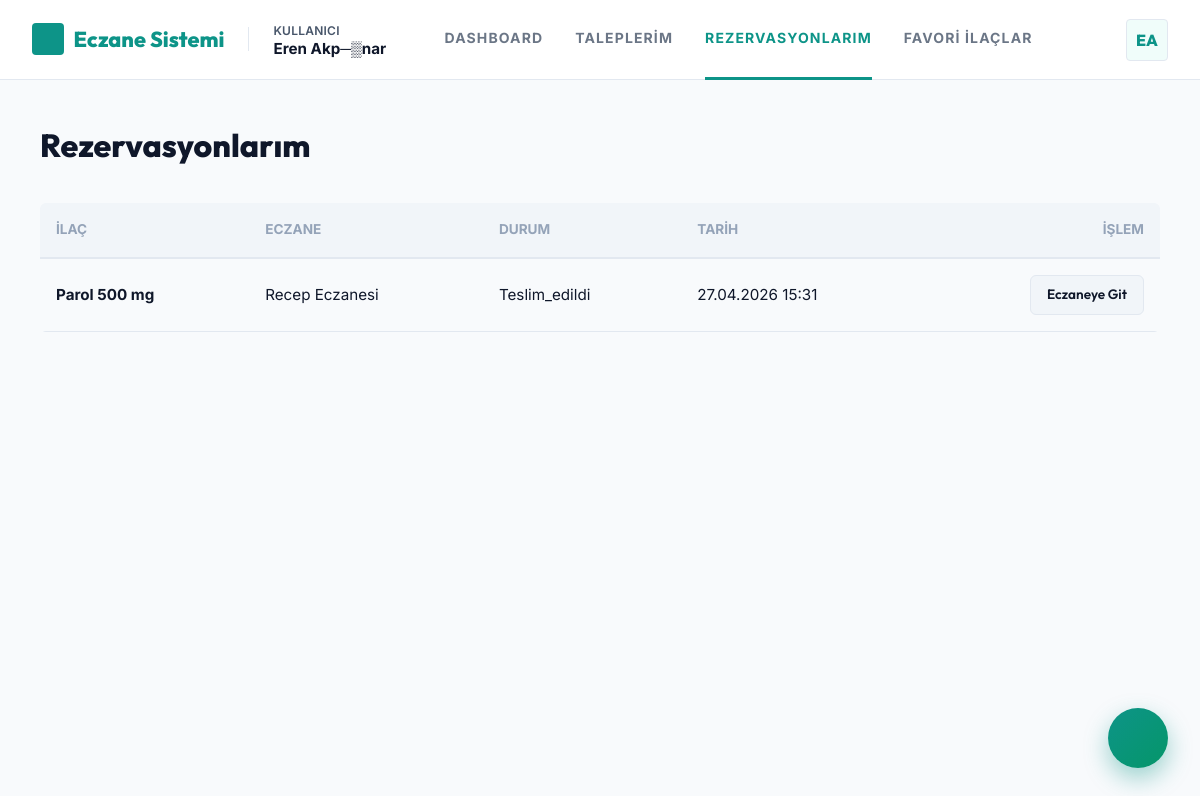
Screenshot of /user/reservations.php (signed in) with the database file from the repository.
### tables this page shows
CREATE TABLE `ayirtmalar` (
  `id` int(11) NOT NULL AUTO_INCREMENT,
  `kullanici_id` int(11) NOT NULL,
  `eczane_id` int(11) NOT NULL,
  `ilac_id` int(11) NOT NULL,
  `notlar` text DEFAULT NULL,
  `durum` enum('beklemede','onaylandi','reddedildi','teslim_edildi','iptal') DEFAULT 'beklemede',
  `olusturma_tarihi` datetime DEFAULT current_timestamp(),
  `guncelleme_tarihi` datetime DEFAULT current_timestamp() ON UPDATE current_timestamp(),
  PRIMARY KEY (`id`),
  KEY `fk_ayirtma_kullanici` (`kullanici_id`),
  KEY `fk_ayirtma_eczane` (`eczane_id`),
  KEY `fk_ayirtma_ilac` (`ilac_id`),
  CONSTRAINT `fk_ayirtma_eczane` FOREIGN KEY (`eczane_id`) REFERENCES `eczaneler` (`id`) ON DELETE CASCADE,
  CONSTRAINT `fk_ayirtma_ilac` FOREIGN KEY (`ilac_id`) REFERENCES `ilaclar` (`id`) ON DELETE CASCADE,
  CONSTRAINT `fk_ayirtma_kullanici` FOREIGN KEY (`kullanici_id`) REFERENCES `kullanicilar` (`id`) ON DELETE CASCADE
);

CREATE TABLE `ilaclar` (
  `id` int(11) NOT NULL AUTO_INCREMENT,
  `kategori_id` int(11) NOT NULL,
  `ad` varchar(200) NOT NULL,
  `barkod` varchar(50) DEFAULT NULL,
  `etken_madde` varchar(200) DEFAULT NULL,
  `aciklama` text DEFAULT NULL,
  `resim` varchar(255) DEFAULT NULL,
  `aktif` tinyint(1) NOT NULL DEFAULT 1,
  `olusturma` datetime NOT NULL DEFAULT current_timestamp(),
  PRIMARY KEY (`id`),
  UNIQUE KEY `barkod` (`barkod`),
  KEY `fk_ilac_kategori` (`kategori_id`),
  CONSTRAINT `fk_ilac_kategori` FOREIGN KEY (`kategori_id`) REFERENCES `kategoriler` (`id`) ON UPDATE CASCADE
);

CREATE TABLE `eczaneler` (
  `id` int(11) NOT NULL AUTO_INCREMENT,
  `kullanici_id` int(11) NOT NULL,
  `eczane_adi` varchar(200) NOT NULL,
  `adres` text NOT NULL,
  `sehir` varchar(100) NOT NULL,
  `ilce` varchar(100) NOT NULL,
  `telefon` varchar(20) DEFAULT NULL,
  `enlem` decimal(10,8) DEFAULT NULL,
  `boylam` decimal(11,8) DEFAULT NULL,
  `harita_linki` varchar(500) DEFAULT NULL,
  `calisma_saatleri` varchar(100) DEFAULT '09:00 - 19:00',
  `nobetci` tinyint(1) NOT NULL DEFAULT 0,
  `durum` enum('beklemede','onaylandi','reddedildi') NOT NULL DEFAULT 'beklemede',
  `belge_dosyasi` varchar(255) DEFAULT NULL,
  `red_nedeni` text DEFAULT NULL,
  `olusturma` datetime NOT NULL DEFAULT current_timestamp(),
  `guncelleme` datetime NOT NULL DEFAULT current_timestamp() ON UPDATE current_timestamp(),
  `slug` varchar(100) DEFAULT NULL,
  `hakkimizda` text DEFAULT NULL,
  `banner_resmi` varchar(255) DEFAULT NULL,
  `tema_rengi` varchar(7) DEFAULT '#6366f1',
  `vitrin_aktif` tinyint(1) DEFAULT 0,
  PRIMARY KEY (`id`),
  UNIQUE KEY `kullanici_id` (`kullanici_id`),
  UNIQUE KEY `slug` (`slug`),
  CONSTRAINT `fk_eczane_kullanici` FOREIGN KEY (`kullanici_id`) REFERENCES `kullanicilar` (`id`) ON DELETE CASCADE ON UPDATE CASCADE
);

### core/db.php (called while the page is built, shortened)
<?php
class Veritabani {
    private static ?PDO $baglanti = null;
    public static function baglan(): PDO {
        if (self::$baglanti === null) {
            $dsn = "mysql:host=" . DB_HOST . ";port=" . DB_PORT . ";dbname=" . DB_NAME . ";charset=" . DB_CHARSET;
            $secenekler = [
                PDO::ATTR_ERRMODE            => PDO::ERRMODE_EXCEPTION,
                PDO::ATTR_DEFAULT_FETCH_MODE => PDO::FETCH_ASSOC,
                PDO::ATTR_EMULATE_PREPARES   => false,
                PDO::MYSQL_ATTR_INIT_COMMAND => "SET NAMES " . DB_CHARSET . " COLLATE " . DB_CHARSET . "_general_ci",
            ];
            try {
                self::$baglanti = new PDO($dsn, DB_USER, DB_PASS, $secenekler);
            } catch (PDOException $e) {
                error_log("Veritabanı Hatası: " . $e->getMessage());
                die('<div style="font-family:sans-serif; text-align:center; padding:5rem; color:#64748b;">
                    <h1 style="color:#0f172a;">⚠ Veritabanı Bağlantı Hatası</h1>
                    <p>Sistem şu anda geçici bir teknik sorun nedeniyle erişilemez durumda.</p>
                </div>');
            }
        }
        return self::$baglanti;
    }
}
function db(): PDO {
    return Veritabani::baglan();
}

### includes/helpers.php (called while the page is built, shortened)
<?php
if (!function_exists('e')) {
    function e(string $metin): string
    {
        return htmlspecialchars($metin, ENT_QUOTES | ENT_HTML5, 'UTF-8');
    }
}

### user/reservations.php (the view, shortened to what this page needs)
<?php
require_once __DIR__ . '/../core/db.php';
$kid = mevcutKullaniciId();
$stmt = db()->prepare("
    SELECT r.*, e.eczane_adi, e.telefon AS eczane_tel, i.ad AS ilac_adi
    FROM ayirtmalar r
    JOIN eczaneler e ON e.id = r.eczane_id
    JOIN ilaclar i ON i.id = r.ilac_id
    WHERE r.kullanici_id = ?
    ORDER BY r.olusturma_tarihi DESC
");
$stmt->execute([$kid]);
$reservations = $stmt->fetchAll();
include __DIR__ . '/../includes/header.php';
?>
<main class="ana-icerik">
    <div class="sayfa-baslik">
        <h1><?= svgIkon('activity') ?> Rezervasyonlarım</h1>
    </div>
    <?php if (empty($reservations)): ?>
        <div class="kart" style="padding: 5rem 2rem; text-align: center; background: white; border-radius: var(--yaricap-lg); border: 1px solid var(--kenar-rengi);">
            <div style="font-size: 4rem; color: var(--metin-uc); margin-bottom: 1.5rem;"><?= svgIkon('clock') ?></div>
            <h2 style="color: var(--metin-birincil); margin-bottom: 0.5rem;">Henüz bir rezervasyonunuz yok</h2>
            <p style="color: var(--metin-ikincil); max-width: 500px; margin: 0 auto 2rem;">
                İhtiyacınız olan ilaçları eczanelerden ayırtarak kendinize ayırabilirsiniz.
            </p>
            <a href="index.php" class="btn btn-birincil">İlaç Bulmaya Başla</a>
        </div>
    <?php else: ?>
        <div class="tablo-sarici">
            <table class="tablo">
                <thead>
                    <tr>
                        <th>İlaç</th>
                        <th>Eczane</th>
                        <th>Durum</th>
                        <th>Tarih</th>
                        <th style="text-align: right;">İşlem</th>
                    </tr>
                </thead>
                <tbody>
                    <?php foreach ($reservations as $r): ?>
                        <tr>
                            <td><strong><?= e($r['ilac_adi']) ?></strong></td>
                            <td>
                                <?= e($r['eczane_adi']) ?><br>
                            </td>
                            <td>
                                <?php
                                $renk = match($r['durum']) {
                                    'beklemede' => 'rozet-gri',
                                    'onaylandi' => 'rozet-mavi',
                                    'teslim_edildi' => 'rozet-yesil',
                                    'reddedildi', 'iptal' => 'rozet-kirmizi',
                                    default => 'rozet-gri'
                                };
                                ?>
                                <span class="rozet <?= $renk ?>"><?= e(ucfirst($r['durum'])) ?></span>
                            </td>
                            <td><?= date('d.m.Y H:i', strtotime($r['olusturma_tarihi'])) ?></td>
                            <td style="text-align: right;">
                                <a href="eczane_detay.php?id=<?= $r['eczane_id'] ?>" class="btn btn-gri btn-sm">Eczaneye Git</a>
                            </td>
                        </tr>
                    <?php endforeach; ?>
                </tbody>
            </table>
        </div>
    <?php endif; ?>
</main>
<?php include __DIR__ . '/../includes/footer.php'; ?>

### assets/css/style.css (style rules this page uses)
:root { --font-govde: 'Inter', system-ui, -apple-system, sans-serif; --font-baslik: 'Outfit', 'Inter', system-ui, sans-serif; --renk-birincil: #0d9488; --renk-birincil-koyu: #0f766e; --renk-birincil-acik: #f0fdfa; --renk-ikincil: #0f172a; --renk-ikincil-acik: #f8fafc; --arkaplan: #f8fafc; --arkaplan-kart: #ffffff; --arkaplan-duz: #ffffff; --arkaplan-hover: #f1f5f9; --kenar-rengi: #e2e8f0; --metin-birincil: #0f172a; --metin-ikincil: #475569; --metin-uc: #94a3b8; --renk-basari: #10b981; --renk-basari-bg: #ecfdf5; --renk-uyari: #f59e0b; --renk-uyari-bg: #fffbeb; --renk-tehlike: #ef4444; --renk-tehlike-bg: #fef2f2; --renk-bilgi: #3b82f6; --renk-bilgi-bg: #eff6ff; --golge-hafif: 0 1px 3px 0 rgba(0, 0, 0, 0.1), 0 1px 2px 0 rgba(0, 0, 0, 0.06); --golge-orta: 0 4px 6px -1px rgba(0, 0, 0, 0.1), 0 2px 4px -1px rgba(0, 0, 0, 0.06); --golge-koyu: 0 10px 15px -3px rgba(0, 0, 0, 0.1), 0 4px 6px -2px rgba(0, 0, 0, 0.05); --yaricap-sm: 6px; --yaricap: 10px; --yaricap-lg: 16px; --yaricap-pill: 9999px; --gecis: all 0.3s cubic-bezier(0.4, 0, 0.2, 1); --gecis-hizli: all 0.15s ease; --sidebar-genislik: 280px; --navbar-yukseklik: 80px; }
*, *::before, *::after { box-sizing: border-box; margin: 0; padding: 0; }
html { scroll-behavior: smooth; }
body { font-family: var(--font-govde); color: var(--metin-birincil); line-height: 1.6; font-size: 0.95rem; -webkit-font-smoothing: antialiased; transition: background 0.4s ease, color 0.4s ease; background: var(--arkaplan); }
h1, h2, h3, h4, h5, h6 { font-family: var(--font-baslik); color: var(--metin-birincil); }
.sayfa-baslik { margin-bottom: 2rem; display: flex; justify-content: space-between; align-items: center; }
.sayfa-baslik h1 { font-size: 2rem; font-weight: 800; display: flex; align-items: center; gap: 0.75rem; margin: 0; }
a { color: var(--renk-ikincil); text-decoration: none; transition: var(--gecis-hizli); }
.ana-icerik { flex: 1; padding: 2.5rem; }
.btn { display: inline-flex; align-items: center; justify-content: center; gap: 0.6rem; padding: 0.75rem 1.5rem; border-radius: var(--yaricap-sm); font-weight: 600; font-size: 0.95rem; border: none; cursor: pointer; transition: var(--gecis); font-family: var(--font-baslik); position: relative; overflow: hidden; box-shadow: var(--golge-hafif); }
.btn-sm { padding: 0.5rem 1rem; font-size: 0.85rem; border-radius: 6px; }
.btn-gri { background: var(--arkaplan-hover); color: var(--metin-birincil); box-shadow: none; border: 1px solid var(--kenar-rengi); }
.tablo-sarici { overflow-x: auto; border-radius: var(--yaricap-sm); }
.tablo { width: 100%; border-collapse: separate; border-spacing: 0; text-align: left; }
.tablo th { background: var(--arkaplan-hover); color: var(--metin-uc); font-size: 0.85rem; text-transform: uppercase; font-weight: 700; padding: 1rem; border-bottom: 2px solid var(--kenar-rengi); }
.tablo td { padding: 1rem; border-bottom: 1px solid var(--kenar-rengi); font-size: 0.95rem; color: var(--metin-birincil); }
:root { --auth-font-main: 'Inter', system-ui, -apple-system, sans-serif; --auth-font-heading: 'Inter', sans-serif; --auth-radius-lg: 12px; --auth-radius-md: 8px; --auth-radius-sm: 4px; --auth-accent: #0d9488; --auth-accent-hover: #0f766e; --auth-accent-glow: rgba(13, 148, 136, 0.1); --auth-accent-secondary: #0f172a; --auth-success: #16a34a; --auth-bg: #f8fafc; --auth-surface: #ffffff; --auth-surface-hover: #f1f5f9; --auth-border: #e2e8f0; --auth-text-main: #0f172a; --auth-text-muted: #475569; --auth-input-bg: #ffffff; --auth-input-border: #cbd5e1; --auth-card-shadow: 0 4px 6px -1px rgba(0, 0, 0, 0.1), 0 2px 4px -2px rgba(0, 0, 0, 0.1); --auth-glass-blur: 0px; --auth-blob-opacity: 0; --auth-brand-bg: #f1f5f9; --auth-heading-grad: #0f172a; }

### rows the page displays
ayirtmalar: ilac.ad "Parol 500 mg", eczane.eczane_adi "Recep Eczanesi", durum "Teslim_edildi", olusturma_tarihi "27.04.2026 15:31"

### other values shown
APP_NAME "Eczane Sistemi"
rolAdi($rol) "KULLANICI"
$_SESSION['kullanici_ad'] "Eren Akp─▒nar"
$item['label'] "DASHBOARD"
$item['label'] "TALEPLERIM"
$item['label'] "REZERVASYONLARIM"
$item['label'] "FAVORI İLAÇLAR"
initialsAvatar($_SESSION['kullanici_ad'] ?? 'U') "EA"
